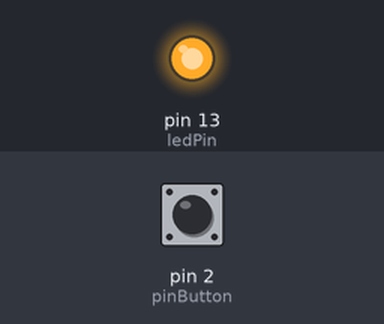
Recording of a sketch running on a simulated Arduino Uno, built with avr-gcc and run on an emulated ATmega328P. Parts: output pins drawn as LEDs (lit = HIGH). Dashed ring = blinking. The test bench sets the inputs (shaded band); at power-on: pin 2 (pinButton) LOW.

Above: at 1.2 s.
1.3 s: pin 2 (pinButton) pulled HIGH for 3.2 s
At 3.1 s:
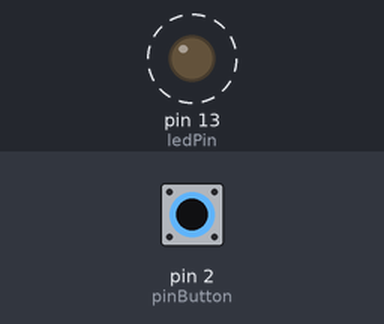
6.8 s: pin 2 (pinButton) pulled HIGH for 0.15 s
At 8.5 s:
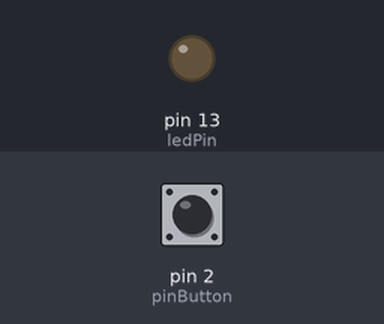
9.9 s: pin 2 (pinButton) pulled HIGH for 1 s
At 12.8 s:
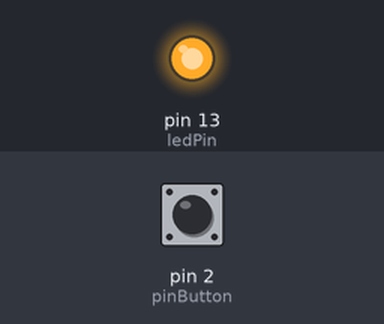
Timing chart, 0 to 14.3 s (numbered marks = the images above; inputs shaded):
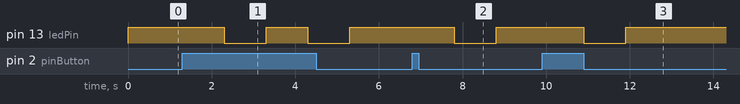

The sketch:

C_D_button-LED-blink.ino
```cpp
// Déclaration des variables
int pinButton = 2;     // le numéro de broche sur la carrte arduino où est branché le bouton
int ledPin =  13;      // le numéro de broche où est branchée la LED
int buttonState = 0;   // variable pour lire l'état du bouton : actif ou inactif

void setup() {
  // initialisation de la broche 2 (LED) comme sortie
  pinMode(ledPin, OUTPUT);
  // initialisation de la broche 13 (bouton) comme entrée
  pinMode(pinButton, INPUT);
}

void loop() {
  // stocke la valuer de l'état du bouton dans la variable buttonState
  buttonState = digitalRead(pinButton);

  // // Si on presse le bouton (s'il est en position HIGH) …
  if (buttonState == HIGH) {
    // … je fais clignoter la LED
    digitalWrite(ledPin, HIGH); // allume la led
    delay(1000); // pendant 1 seconde = 1000 millisecondes
    digitalWrite(ledPin, LOW); // éteins la LED
    delay(1000); // pendant 1 seconde = 1000 millisecondes
  } else { // … sinon …
    // … la LED reste allumée
    digitalWrite(ledPin, HIGH);
  }
}
```

Measured:
- after the input at 1.3 s, pin 13 (ledPin): alternates HIGH for 1.0 s and LOW for 1.0 s, starting after 1.0 s
- after the input at 6.8 s, pin 13 (ledPin): HIGH → LOW after 1.0 s, → HIGH 1.0 s later
- after the input at 9.9 s, pin 13 (ledPin): HIGH → LOW after 1.0 s, → HIGH 1.0 s later
